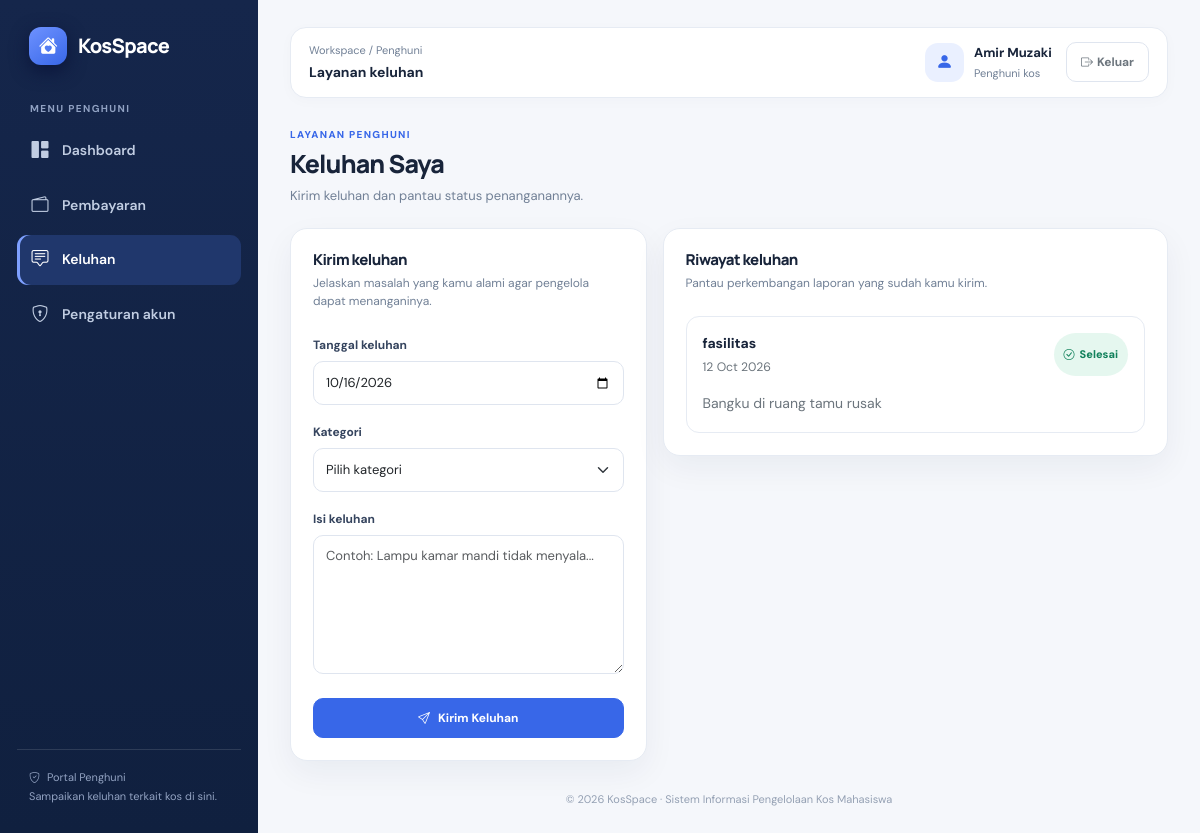
The page /penghuni/keluhan.php (signed in) on the database its author committed.
### tables this page shows
CREATE TABLE `keluhan` (
  `id_keluhan` int(10) UNSIGNED NOT NULL,
  `id_penghuni` int(10) UNSIGNED NOT NULL,
  `tanggal_keluhan` date NOT NULL,
  `isi_keluhan` text NOT NULL,
  `kategori_keluhan` varchar(50) DEFAULT NULL,
  `status_penanganan` enum('menunggu','diproses','selesai') NOT NULL DEFAULT 'menunggu',
  `created_at` timestamp NOT NULL DEFAULT current_timestamp()
);

### penghuni/keluhan.php (the view, shortened to what this page needs)
<?php
require_once __DIR__.'/../includes/auth.php';wajibRole('penghuni');require_once __DIR__.'/../config/database.php';
$q=$pdo->prepare('SELECT id_penghuni,nama FROM penghuni WHERE id_user=:id LIMIT 1');$q->execute(['id'=>$_SESSION['id_user']]);$p=$q->fetch();
$q=$pdo->prepare('SELECT * FROM keluhan WHERE id_penghuni=:id ORDER BY tanggal_keluhan DESC,id_keluhan DESC');$q->execute(['id'=>$p['id_penghuni']]);$data=$q->fetchAll();function ePK($v){return htmlspecialchars((string)$v,ENT_QUOTES,'UTF-8');}function tPK($v){return $v?date('d M Y',strtotime($v)):'-';}
?><!doctype html><html lang="id"><head><meta charset="utf-8"><meta name="viewport" content="width=device-width,initial-scale=1"><title>Keluhan Saya | KosSpace</title><link href="https://cdn.jsdelivr.net/npm/bootstrap@5.3.3/dist/css/bootstrap.min.css" rel="stylesheet"><link href="https://cdn.jsdelivr.net/npm/bootstrap-icons@1.11.3/font/bootstrap-icons.min.css" rel="stylesheet"><link href="../assets/css/app.css" rel="stylesheet"></head><body><div class="app-shell d-flex"><aside class="sidebar"><a class="brand" href="dashboard.php"><span class="brand-mark"><i class="bi bi-house-heart-fill"></i></span><span>KosSpace</span></a><div class="sidebar-label">Menu penghuni</div><nav class="side-nav"><a href="dashboard.php"><i class="bi bi-grid-1x2-fill"></i>Dashboard</a><a href="pembayaran.php"><i class="bi bi-wallet2"></i>Pembayaran</a><a class="active" href="keluhan.php"><i class="bi bi-chat-square-text"></i>Keluhan</a><a href="ganti_password.php"><i class="bi bi-shield-lock"></i>Pengaturan akun</a></nav><div class="sidebar-footer"><i class="bi bi-shield-check me-1"></i> Portal Penghuni<br>Sampaikan keluhan terkait kos di sini.</div></aside><main class="app-main"><header class="topbar"><div><div class="topbar-kicker">Workspace / Penghuni</div><div class="topbar-title">Layanan keluhan</div></div><div class="user-chip"><div class="avatar"><i class="bi bi-person-fill"></i></div><div class="d-none d-sm-block"><div class="user-name"><?=ePK($_SESSION['nama']??'Penghuni')?></div><div class="user-role">Penghuni kos</div></div><a href="../logout.php" class="btn btn-outline-secondary ms-1"><i class="bi bi-box-arrow-right me-1"></i><span class="d-none d-sm-inline">Keluar</span></a></div></header><section class="page-heading"><div><div class="eyebrow">Layanan penghuni</div><h1>Keluhan Saya</h1><p>Kirim keluhan dan pantau status penanganannya.</p></div></section><?php if($success):?><div class="alert alert-success"><i class="bi bi-check-circle me-2"></i><?=ePK($success)?></div><?php endif;?><?php if($error):?><div class="alert alert-danger"><i class="bi bi-exclamation-circle me-2"></i><?=ePK($error)?></div><?php endif;?><div class="row g-3"><div class="col-lg-5"><section class="panel"><h2 class="panel-title">Kirim keluhan</h2><div class="panel-subtitle mb-4">Jelaskan masalah yang kamu alami agar pengelola dapat menanganinya.</div><form method="post"><input type="hidden" name="csrf_token" value="<?=ePK($_SESSION['csrf_token'])?>"><div class="mb-3"><label class="form-label">Tanggal keluhan</label><input type="date" name="tanggal_keluhan" class="form-control" value="<?=ePK($_POST['tanggal_keluhan']??date('Y-m-d'))?>" required></div><div class="mb-3"><label class="form-label">Kategori</label><select name="kategori_keluhan" class="form-select" required><option value="">Pilih kategori</option><?php foreach(['fasilitas','kebersihan','keamanan','lainnya'] as $kat):?><option value="<?=$kat?>" <?=($_POST['kategori_keluhan']??'')===$kat?'selected':''?>><?=ucfirst($kat)?></option><?php endforeach;?></select></div><div class="mb-4"><label class="form-label">Isi keluhan</label><textarea name="isi_keluhan" class="form-control" rows="6" placeholder="Contoh: Lampu kamar mandi tidak menyala..." required><?=ePK($_POST['isi_keluhan']??'')?></textarea></div><button class="btn btn-primary w-100"><i class="bi bi-send me-2"></i>Kirim Keluhan</button></form></section></div><div class="col-lg-7"><section class="panel"><div class="mb-4"><h2 class="panel-title">Riwayat keluhan</h2><div class="panel-subtitle">Pantau perkembangan laporan yang sudah kamu kirim.</div></div><?php if(!$data):?><div class="empty-state"><i class="bi bi-chat-square-text"></i><strong class="d-block text-dark mb-1">Belum ada keluhan</strong><span>Jika ada masalah di kos, kamu bisa melaporkannya melalui formulir.</span></div><?php else:?><div class="d-grid gap-3"><?php foreach($data as $r):?><div class="p-3" style="border:1px solid var(--ks-border);border-radius:13px"><div class="d-flex justify-content-between gap-3"><div><div class="fw-bold"><?=ePK($r['kategori_keluhan'])?></div><div class="text-secondary small mt-1"><?=tPK($r['tanggal_keluhan'])?></div></div><?php if($r['status_penanganan']==='selesai'):?><span class="soft-badge"><i class="bi bi-check-circle"></i>Selesai</span><?php elseif($r['status_penanganan']==='diproses'):?><span class="soft-badge pending"><i class="bi bi-arrow-repeat"></i>Diproses</span><?php else:?><span class="soft-badge neutral"><i class="bi bi-clock"></i>Menunggu</span><?php endif;?></div><div class="mt-3 text-secondary" style="line-height:1.7"><?=nl2br(ePK($r['isi_keluhan']))?></div></div><?php endforeach;?></div><?php endif;?></section></div></div><footer class="app-footer">&copy; <?=date('Y')?> KosSpace · Sistem Informasi Pengelolaan Kos Mahasiswa</footer></main></div></body></html>

### assets/css/app.css (style rules this page uses)
:root { --ks-navy:#15264b;--ks-navy-2:#1c3565;--ks-blue:#3867e8;--ks-blue-soft:#eaf0ff;--ks-bg:#f5f7fb;--ks-card:#fff;--ks-text:#18243a;--ks-muted:#718096;--ks-border:#e6ebf3;--ks-green:#138a63;--ks-shadow:0 12px 32px rgba(22,39,73,.055) }
* { box-sizing:border-box }
body { margin:0;background:var(--ks-bg);color:var(--ks-text);font-family:'DM Sans',system-ui,sans-serif;font-size:14px }
h1,h2,h3,h4,h5,h6,.brand,.stat-value { font-family:'Manrope','DM Sans',sans-serif;letter-spacing:-.035em }
a { text-decoration:none }
.app-shell { min-height:100vh }
.sidebar { width:258px;flex:0 0 258px;background:linear-gradient(180deg,var(--ks-navy),#10203f);color:#fff;min-height:100vh;padding:27px 17px;display:flex;flex-direction:column }
.brand { display:flex;align-items:center;gap:11px;color:white;font-size:20px;font-weight:800;padding:0 12px;margin-bottom:36px }
.brand-mark { width:38px;height:38px;display:grid;place-items:center;background:linear-gradient(145deg,#6e92ff,#3867e8);border-radius:12px;color:white;font-size:19px;box-shadow:0 6px 18px #0b153b }
.sidebar-label { font-size:10px;text-transform:uppercase;letter-spacing:.14em;color:#91a2c3;font-weight:700;padding:0 13px;margin:0 0 10px }
.side-nav { display:flex;flex-direction:column;gap:5px }
.side-nav a { display:flex;align-items:center;gap:12px;padding:12px 13px;border-radius:11px;color:#c1cde2;font-weight:600;transition:.18s ease }
.side-nav a i { font-size:17px;width:20px;text-align:center }
.side-nav a:hover,.side-nav a.active { background:rgba(74,116,230,.23);color:#fff }
.side-nav a.active { box-shadow:inset 3px 0 #7ea0ff }
.sidebar-footer { margin-top:auto;border-top:1px solid rgba(255,255,255,.12);padding:18px 12px 0;color:#92a2c1;font-size:11px;line-height:1.7 }
.app-main { min-width:0;flex:1;padding:27px 32px 25px }
.topbar { display:flex;align-items:center;justify-content:space-between;gap:16px;background:#fff;border:1px solid var(--ks-border);border-radius:16px;padding:14px 18px;margin-bottom:29px;box-shadow:0 3px 14px rgba(22,39,73,.025) }
.topbar-kicker { font-size:11px;color:var(--ks-muted);margin-bottom:3px }
.topbar-title { font-size:14px;font-weight:700 }
.user-chip { display:flex;align-items:center;gap:10px }
.avatar { width:39px;height:39px;display:grid;place-items:center;border-radius:13px;background:var(--ks-blue-soft);color:var(--ks-blue);font-size:17px;font-weight:800;flex-shrink:0 }
.user-name { font-weight:700;font-size:13px }
.user-role { color:var(--ks-muted);font-size:11px;margin-top:2px }
.page-heading { display:flex;align-items:flex-end;justify-content:space-between;gap:15px;margin-bottom:23px }
.page-heading h1 { font-size:25px;font-weight:800;margin:0 0 7px }
.page-heading p { margin:0;color:var(--ks-muted);font-size:13px }
.eyebrow { color:var(--ks-blue);font-size:10px;text-transform:uppercase;letter-spacing:.13em;font-weight:800;margin-bottom:7px }
.panel,.stat-card { background:var(--ks-card);border:1px solid var(--ks-border);border-radius:17px;box-shadow:var(--ks-shadow) }
.panel { padding:22px }
.panel-title { font-size:15px;font-weight:800;margin:0 }
.panel-subtitle { color:var(--ks-muted);font-size:12px;margin-top:5px }
.btn { border-radius:10px;font-weight:700;font-size:12px;padding:10px 14px }
.btn-primary { background:var(--ks-blue);border-color:var(--ks-blue) }
.btn-outline-secondary,.btn-outline-danger { border-color:#dfe5ef }
.form-control,.form-select { border-color:#dfe5ef;border-radius:10px;min-height:44px;font-size:13px;padding:10px 12px }
.form-label { font-size:12px;font-weight:700;color:#35445e;margin-bottom:7px }
.soft-badge { display:inline-flex;align-items:center;gap:5px;padding:6px 10px;border-radius:999px;background:#e5f7ef;color:#11815b;font-size:11px;font-weight:800 }
.app-footer { text-align:center;color:#94a0b3;font-size:11px;margin-top:30px }

### rows shown on the page
keluhan: kategori_keluhan "fasilitas", tanggal_keluhan "12 Oct 2026", status_penanganan "selesai" (drawn), isi_keluhan "Bangku di ruang tamu rusak"

### other values the page prints
ePK($_SESSION['nama']??'Penghuni') "Amir Muzaki"
